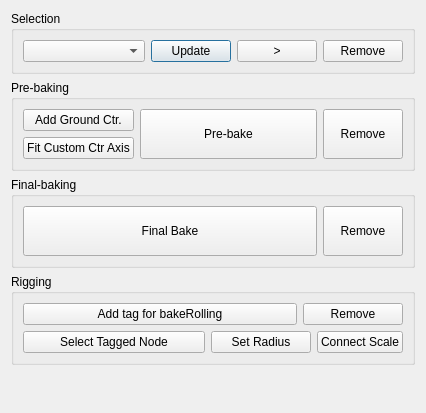
<?xml version="1.0" encoding="UTF-8"?>
<ui version="4.0">
 <class>bkr_win</class>
 <widget class="QDialog" name="bkr_win">
  <property name="geometry">
   <rect>
    <x>0</x>
    <y>0</y>
    <width>426</width>
    <height>413</height>
   </rect>
  </property>
  <property name="windowTitle">
   <string>Dx_bakeRolling</string>
  </property>
  <layout class="QVBoxLayout" name="verticalLayout">
   <item>
    <widget class="QGroupBox" name="bkr_grpbox_3">
     <property name="title">
      <string>Selection</string>
     </property>
     <layout class="QHBoxLayout" name="horizontalLayout_4" stretch="1,0,0,0">
      <item>
       <widget class="QComboBox" name="bkr_selection_combox"/>
      </item>
      <item>
       <widget class="QPushButton" name="bkr_update_btn">
        <property name="text">
         <string>Update</string>
        </property>
       </widget>
      </item>
      <item>
       <widget class="QPushButton" name="bkr_pickSelected_btn">
        <property name="text">
         <string>&gt;</string>
        </property>
       </widget>
      </item>
      <item>
       <widget class="QPushButton" name="bkr_remove_btn">
        <property name="text">
         <string>Remove</string>
        </property>
       </widget>
      </item>
     </layout>
    </widget>
   </item>
   <item>
    <widget class="QGroupBox" name="bkr_grpbox_1">
     <property name="title">
      <string>Pre-baking</string>
     </property>
     <layout class="QHBoxLayout" name="horizontalLayout_3" stretch="0,1,0">
      <item>
       <layout class="QVBoxLayout" name="verticalLayout_2">
        <item>
         <widget class="QPushButton" name="bkr_groundCtr_add_btn">
          <property name="minimumSize">
           <size>
            <width>0</width>
            <height>0</height>
           </size>
          </property>
          <property name="maximumSize">
           <size>
            <width>16777215</width>
            <height>16777215</height>
           </size>
          </property>
          <property name="text">
           <string>Add Ground Ctr.</string>
          </property>
         </widget>
        </item>
        <item>
         <widget class="QPushButton" name="bkr_fitCustomCtrAxis_btn">
          <property name="text">
           <string>Fit Custom Ctr Axis</string>
          </property>
         </widget>
        </item>
       </layout>
      </item>
      <item>
       <widget class="QPushButton" name="bkr_prebake_btn">
        <property name="minimumSize">
         <size>
          <width>100</width>
          <height>50</height>
         </size>
        </property>
        <property name="text">
         <string>Pre-bake</string>
        </property>
       </widget>
      </item>
      <item>
       <widget class="QPushButton" name="bkr_prebakeRemove_btn">
        <property name="minimumSize">
         <size>
          <width>0</width>
          <height>50</height>
         </size>
        </property>
        <property name="text">
         <string>Remove</string>
        </property>
       </widget>
      </item>
     </layout>
    </widget>
   </item>
   <item>
    <widget class="QGroupBox" name="bkr_grpbox_2">
     <property name="title">
      <string>Final-baking</string>
     </property>
     <layout class="QHBoxLayout" name="horizontalLayout_5" stretch="1,0">
      <item>
       <widget class="QPushButton" name="bkr_finalBake_btn">
        <property name="minimumSize">
         <size>
          <width>100</width>
          <height>50</height>
         </size>
        </property>
        <property name="text">
         <string>Final Bake</string>
        </property>
       </widget>
      </item>
      <item>
       <widget class="QPushButton" name="bkr_finalbakeRemove_btn">
        <property name="minimumSize">
         <size>
          <width>0</width>
          <height>50</height>
         </size>
        </property>
        <property name="text">
         <string>Remove</string>
        </property>
       </widget>
      </item>
     </layout>
    </widget>
   </item>
   <item>
    <widget class="QGroupBox" name="bkr_grpbox_4">
     <property name="title">
      <string>Rigging</string>
     </property>
     <layout class="QVBoxLayout" name="verticalLayout_4">
      <item>
       <layout class="QHBoxLayout" name="bkr_layout_6" stretch="1,0">
        <item>
         <widget class="QPushButton" name="bkr_addTag_btn">
          <property name="text">
           <string>Add tag for bakeRolling</string>
          </property>
         </widget>
        </item>
        <item>
         <widget class="QPushButton" name="bkr_removeTag_btn">
          <property name="minimumSize">
           <size>
            <width>100</width>
            <height>0</height>
           </size>
          </property>
          <property name="maximumSize">
           <size>
            <width>16777215</width>
            <height>16777215</height>
           </size>
          </property>
          <property name="text">
           <string>Remove</string>
          </property>
         </widget>
        </item>
       </layout>
      </item>
      <item>
       <layout class="QHBoxLayout" name="bkr_layout_7" stretch="1,0,0">
        <item>
         <widget class="QPushButton" name="bkr_selectTag_btn">
          <property name="text">
           <string>Select Tagged Node</string>
          </property>
         </widget>
        </item>
        <item>
         <widget class="QPushButton" name="bkr_setRadiusTag_btn">
          <property name="minimumSize">
           <size>
            <width>100</width>
            <height>0</height>
           </size>
          </property>
          <property name="maximumSize">
           <size>
            <width>16777215</width>
            <height>16777215</height>
           </size>
          </property>
          <property name="text">
           <string>Set Radius</string>
          </property>
         </widget>
        </item>
        <item>
         <widget class="QPushButton" name="bkr_connectScale_btn">
          <property name="text">
           <string>Connect Scale</string>
          </property>
         </widget>
        </item>
       </layout>
      </item>
     </layout>
    </widget>
   </item>
   <item>
    <spacer name="bkr_spacer_1">
     <property name="orientation">
      <enum>Qt::Vertical</enum>
     </property>
     <property name="sizeHint" stdset="0">
      <size>
       <width>20</width>
       <height>40</height>
      </size>
     </property>
    </spacer>
   </item>
  </layout>
 </widget>
 <resources/>
 <connections/>
</ui>
